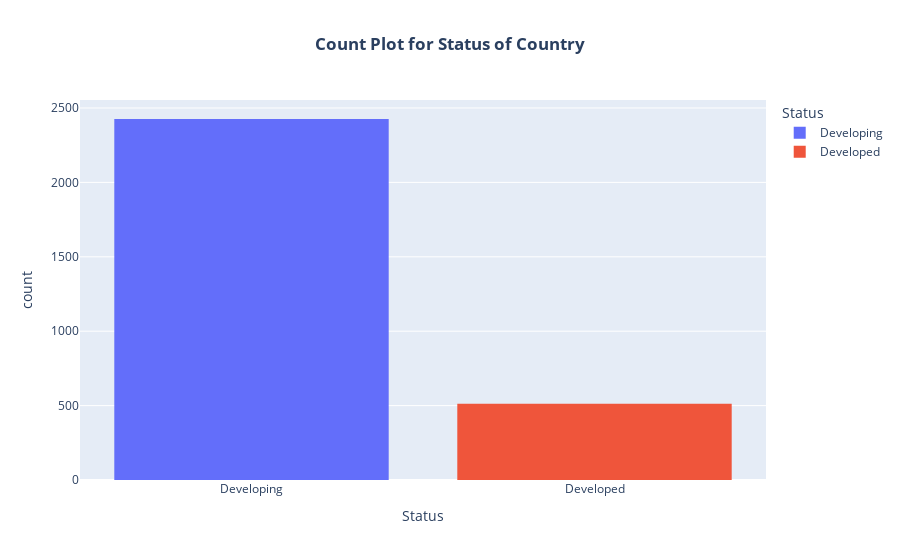

Notebook cell for this chart:
### Markdown cell above
Count plot of status of country

### Code cell
#using plotly draw count plot for df['Status'] and color each bar with different color
fig = px.histogram(df, x='Status', color='Status', title='Count Plot for Status of Country')

#update layout to center the title and make it bold
fig.update_layout(
    title=dict(text='<b>Count Plot for Status of Country</b>', x=0.5)
)

fig.show()

### Figure 1 — Plotly figure (JSON) as saved in the notebook; plotly's stock layout.template omitted (floating-point values rounded to 4 significant figures; data arrays with more than 128 entries replaced by an {"elided": "..."} marker saying what was removed)
{"data": [{"alignmentgroup": "True", "bingroup": "x", "hovertemplate": "Status=%{x}<br>count=%{y}<extra></extra>", "legendgroup": "Developing", "marker": {"color": "#636efa", "pattern": {"shape": ""}}, "name": "Developing", "offsetgroup": "Developing", "orientation": "v", "showlegend": true, "type": "histogram", "x": {"elided": "2426 str values"}, "xaxis": "x", "yaxis": "y"}, {"alignmentgroup": "True", "bingroup": "x", "hovertemplate": "Status=%{x}<br>count=%{y}<extra></extra>", "legendgroup": "Developed", "marker": {"color": "#EF553B", "pattern": {"shape": ""}}, "name": "Developed", "offsetgroup": "Developed", "orientation": "v", "showlegend": true, "type": "histogram", "x": {"elided": "512 str values"}, "xaxis": "x", "yaxis": "y"}], "layout": {"barmode": "relative", "legend": {"title": {"text": "Status"}, "tracegroupgap": 0}, "title": {"text": "<b>Count Plot for Status of Country</b>", "x": 0.5}, "xaxis": {"anchor": "y", "categoryarray": ["Developing", "Developed"], "categoryorder": "array", "domain": [0, 1], "title": {"text": "Status"}}, "yaxis": {"anchor": "x", "domain": [0, 1], "title": {"text": "count"}}}}
